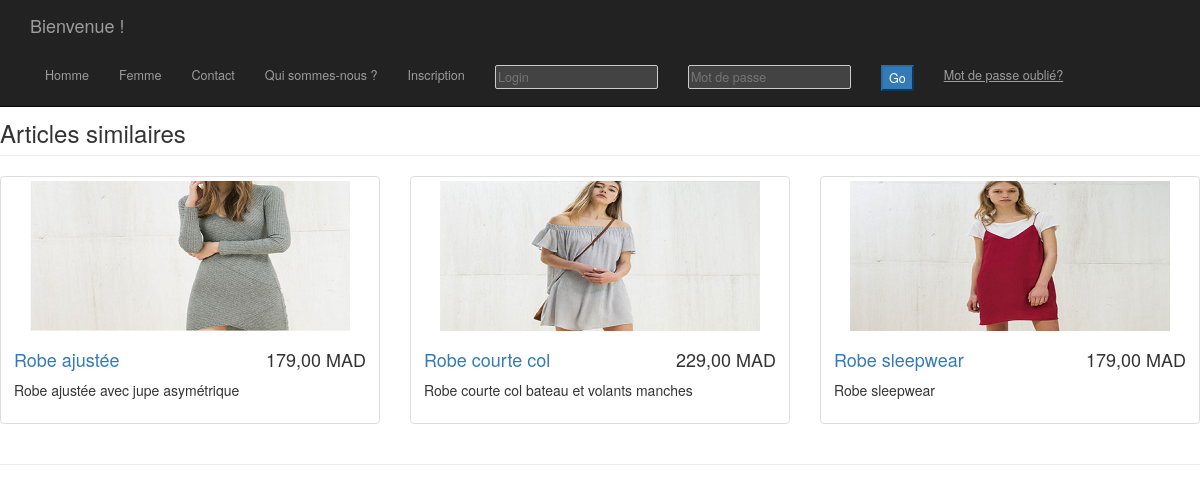
/description.php?table=vetements&Type=Robes&ID=9&sexe=Femme, run on the app's committed database.
### tables this page shows
CREATE TABLE IF NOT EXISTS `vetements` (
  `ID` int(100) NOT NULL AUTO_INCREMENT,
  `prix` int(100) NOT NULL,
  `description` varchar(100) NOT NULL,
  `Qte` int(100) NOT NULL,
  `taux_remise` int(100) NOT NULL,
  `taux_TVA` int(100) NOT NULL,
  `disponiblite` varchar(100) NOT NULL,
  `sexe` varchar(100) NOT NULL,
  `couleur` varchar(100) NOT NULL,
  `taille` int(100) NOT NULL,
  `Type` varchar(20) NOT NULL,
  `chemin` varchar(100) NOT NULL,
  `Nom` varchar(20) NOT NULL,
  `chem` varchar(50) NOT NULL,
  PRIMARY KEY (`ID`)
);

### description.php (the view, shortened to what this page needs)
<!DOCTYPE html>
<html lang="en">
<head>
    <link href="css/bootstrap.min.css" rel="stylesheet">
    <link href="css/portfolio-item.css" rel="stylesheet">
</head>
<body>
<?php include ('navbar.php'); ?>
<div class="row" STYLE="margin-top: 10px;">
    <div class="col-lg-12">
        <h3 class="page-header">Articles similaires</h3>
    </div>
    <?php
    include('connexion.php');
    $table=$_GET['table'];
    $type=$_GET['Type'];
    $sexe=$_GET['sexe'];
    $sql = 'select ID,prix,chemin,description,Nom from '.$table.' where sexe=? and Type=? ORDER BY rand() limit 3';
    $ajout = $conn->prepare($sql);
    $ajout->bindValue(1,$sexe);
    $ajout->bindValue(2,$type);
    $ajout->execute();
    foreach($ajout as $r) {
        echo "
<div class='col-sm-4 col-lg-4 col-md-4' >
    <div class='thumbnail' >
        <img src = ".$r['chemin'] . " >
        <div class='caption' >
            <h4 class='pull-right' > ".$r['prix'] . ",00 MAD</h4 >
             <h4 ><a href ='description.php?table=".$table."&Type=".$type."&ID=".$r['ID']."&sexe=".$sexe."' > " .$r['Nom'] ."</a >
            </h4 >
            <p >".$r['description']."</p>
        </div >
          </div >
</div >";
    }
    ?>
</div>
<hr>
</body>
</html>

### css/portfolio-item.css (style rules this page uses)
body { padding-top: 70px; }

### data on the page
vetements: chemin (picture), prix "179", Nom "Robe ajustée", description "Robe ajustée avec jupe asymétrique"
vetements: chemin (picture), prix "229", Nom "Robe courte col", description "Robe courte col bateau et volants manches"
vetements: chemin (picture), prix "179", Nom "Robe sleepwear", description "Robe sleepwear"
